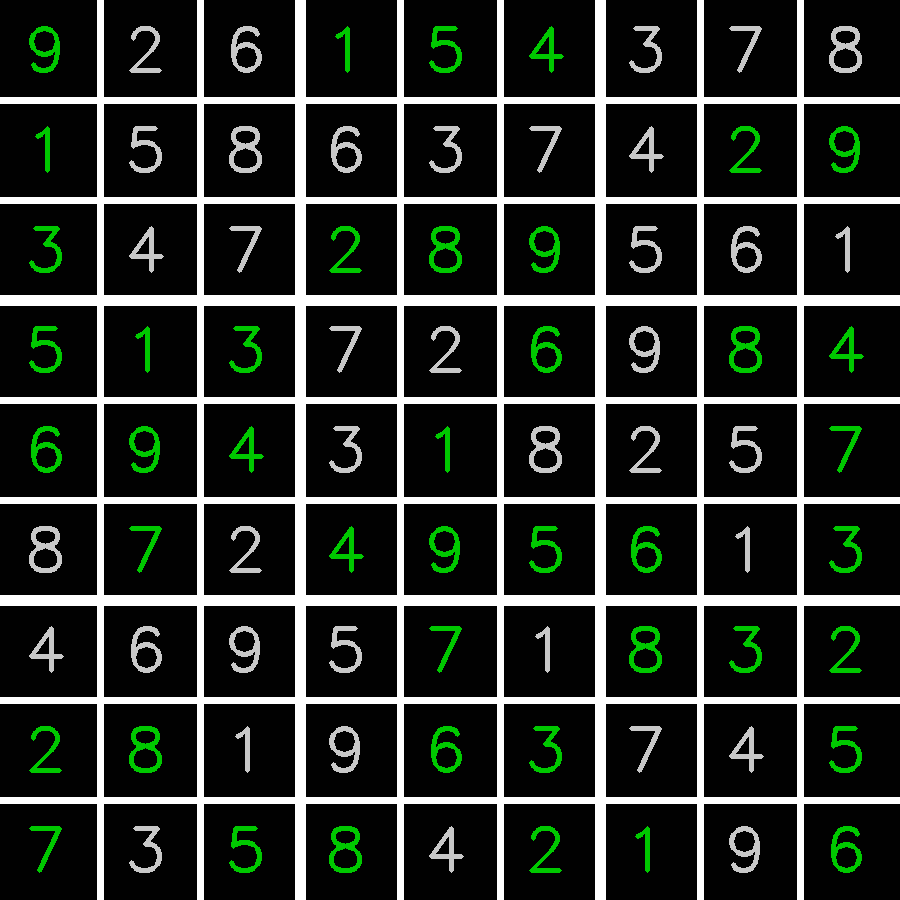
#> input picture Images/solved.png, 900 x 900 px, given in place of the camera
$ jupyter execute predict_final.ipynb
#> lines starting #> are read from the running program, lines starting #| are printed output that depends on the picture; after the words box and inside, x2 and y2 are one past the last pixel; in counts of white or black regions, pixels touching at a corner belong together
[cell 1]
import cv2
import numpy as np
import matplotlib.pyplot as plt
import os

import tensorflow as tf
from tensorflow.keras.preprocessing.image import img_to_array

[cell 2]
def getContours(img,original_img):

    contours,hierachy = cv2.findContours(img,cv2.RETR_EXTERNAL,cv2.CHAIN_APPROX_NONE)
    for cnt in contours:

        area = cv2.contourArea(cnt)

        if area > 100000:
            cv2.drawContours(original_img,cnt,-1,(0,255,0),2)
            #print(area)

            peri = cv2.arcLength(cnt,True)
            approx = cv2.approxPolyDP(cnt,0.02*peri,True)
            ax = approx.item(0)
            ay = approx.item(1)
            bx = approx.item(2)
            by = approx.item(3)
            cx = approx.item(4)
            cy = approx.item(5)
            dx = approx.item(6)
            dy = approx.item(7)

            width,height= 702, 702

            pts1 = np.float32([[bx,by],[ax,ay],[cx,cy],[dx,dy]])
            pts2 = np.float32([[0,0],[width,0],[0,height],[width,height]])

            matrix = cv2.getPerspectiveTransform(pts1,pts2)
            img_perspective = cv2.warpPerspective(original_img,matrix,(width,height))
            img_corners = cv2.cvtColor(img_perspective,cv2.COLOR_BGR2GRAY)

            # Turn into a binary image
            for x in range(0, 702):
                for y in range(0, 702):
                    if img_corners[x][y]<180:
                        img_corners[x][y]=0
                    else:
                        img_corners[x][y]=255

            cv2.imshow('Corners',img_corners)

            return img_corners
#             classify(img_corners)

[cell 3]
def classify(Img):

    crop_val = 10
    digit_list = []


    for i in range(0, 9):
        for j in range(0, 9):


            J = j+1
            I = i+1
            cell = Img[I*78 - 78 + crop_val : I*78 - crop_val , J*78 - 78 + crop_val : J*78 - crop_val]

            img_canny = cv2.Canny(cell, 50, 50)

            contours, hierachy = cv2.findContours(img_canny, cv2.RETR_EXTERNAL, cv2.CHAIN_APPROX_NONE)

            digit = 0
            prob = 1.0

            for cnt in contours:
                area = cv2.contourArea(cnt)

                if area > 0:

# [6 lines of commented-out code are left out]

                    image_rect = cv2.resize(cell, (100, 100))

                    image_num = img_to_array(image_rect)

                    image_num = np.array(image_num).reshape(-1, 100 , 100,1)
                    image_num = image_num.astype('float32')
                    image_num = image_num / 255.0

                    model = tf.keras.models.load_model('cnn_model2.keras')
                    prediction = model.predict(image_num)
                    prediction_probabilities = tf.nn.softmax(prediction).numpy()
                    digit = np.argmax(prediction_probabilities)
                    prob = np.amax(prediction_probabilities)

                    plt.imshow(image_rect, cmap='gray')
                    plt.show()
            print("Detected: ",digit)
            print("Probability: ",prob)

            digit_list.append(digit)

    #print(digit_list)
    return digit_list

[cell 4]
# [18 lines left out: function solve, not called in this run]

[cell 5]
# [21 lines left out: function is_valid, not called in this run]

[cell 6]
# [7 lines left out: function find_empty, not called in this run]

[cell 7]
# [30 lines left out: function save_sudoku, not called in this run]

[cell 8]
cap = cv2.VideoCapture(0)

cap.set(3, 640)
cap.set(3, 480)

[cell 9]
while True:
    success, img = cap.read()
#> img is the input picture: shape (900, 900, 3); mean B, G, R 40.6, 46.1, 40.6
    # Turning the original image to canny.
    imgGray = cv2.cvtColor(img, cv2.COLOR_BGR2GRAY)
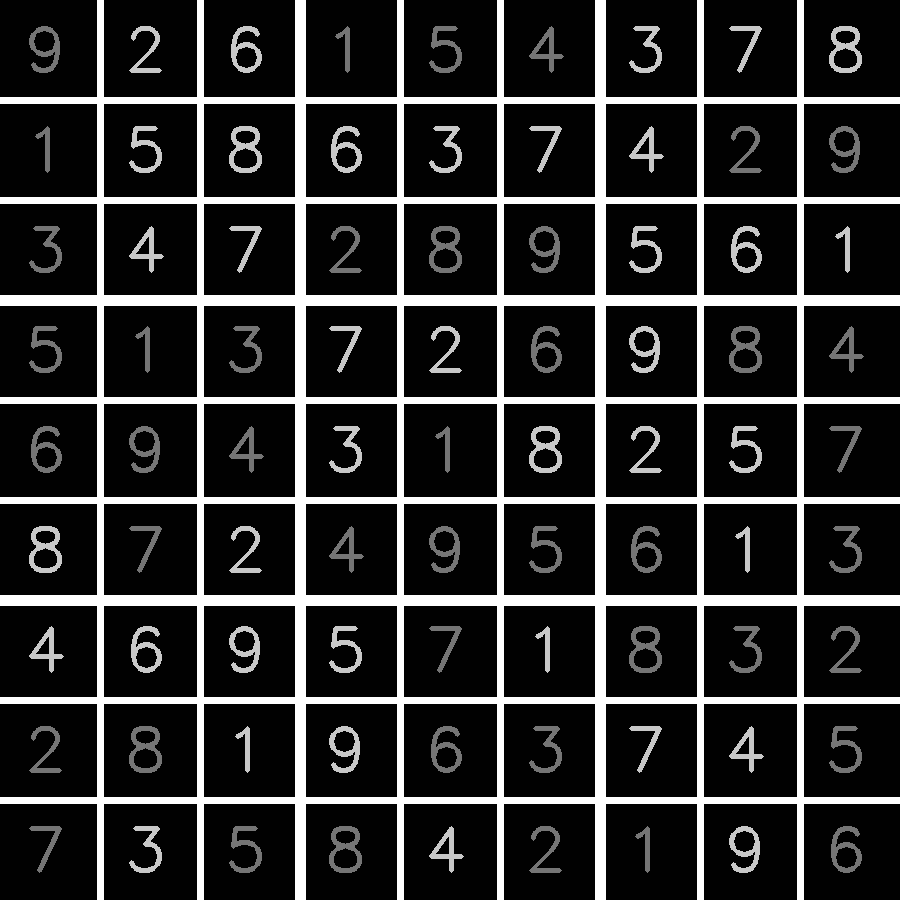
#> imgGray: shape (900, 900); min 1, max 255, mean 43.8
    imgBlur = cv2.GaussianBlur(imgGray,(5,5),3)
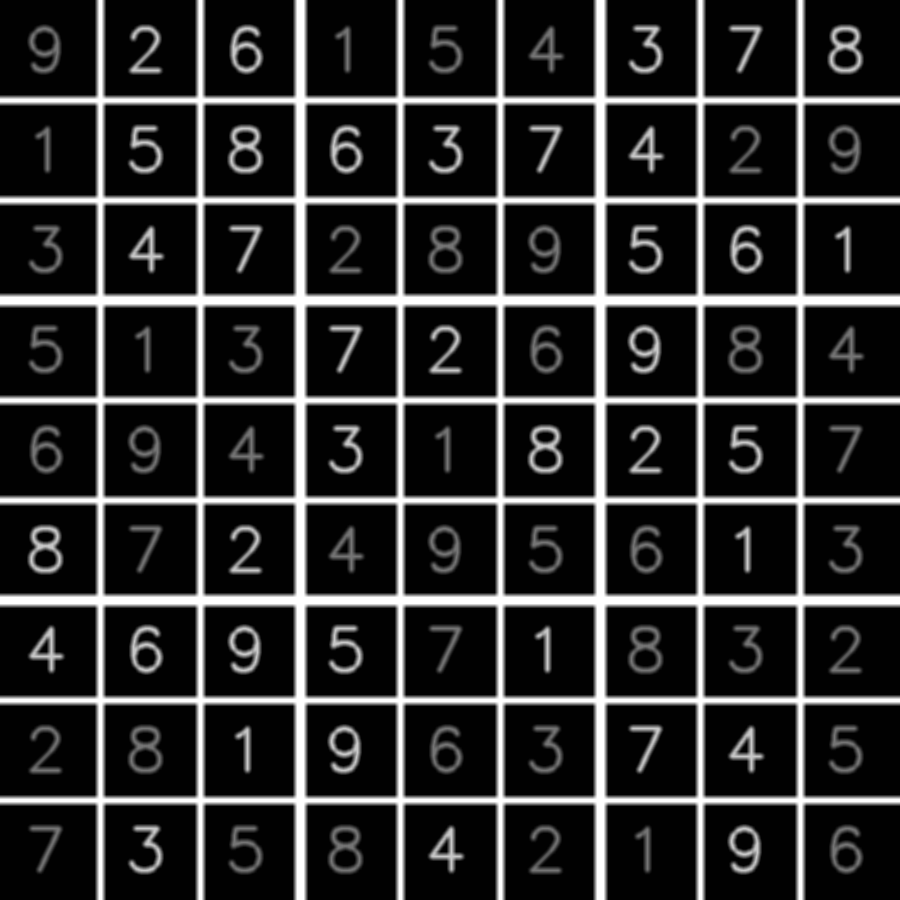
#> imgBlur: shape (900, 900); min 1, max 255, mean 43.8
    imgCanny = cv2.Canny(imgBlur,50,50)
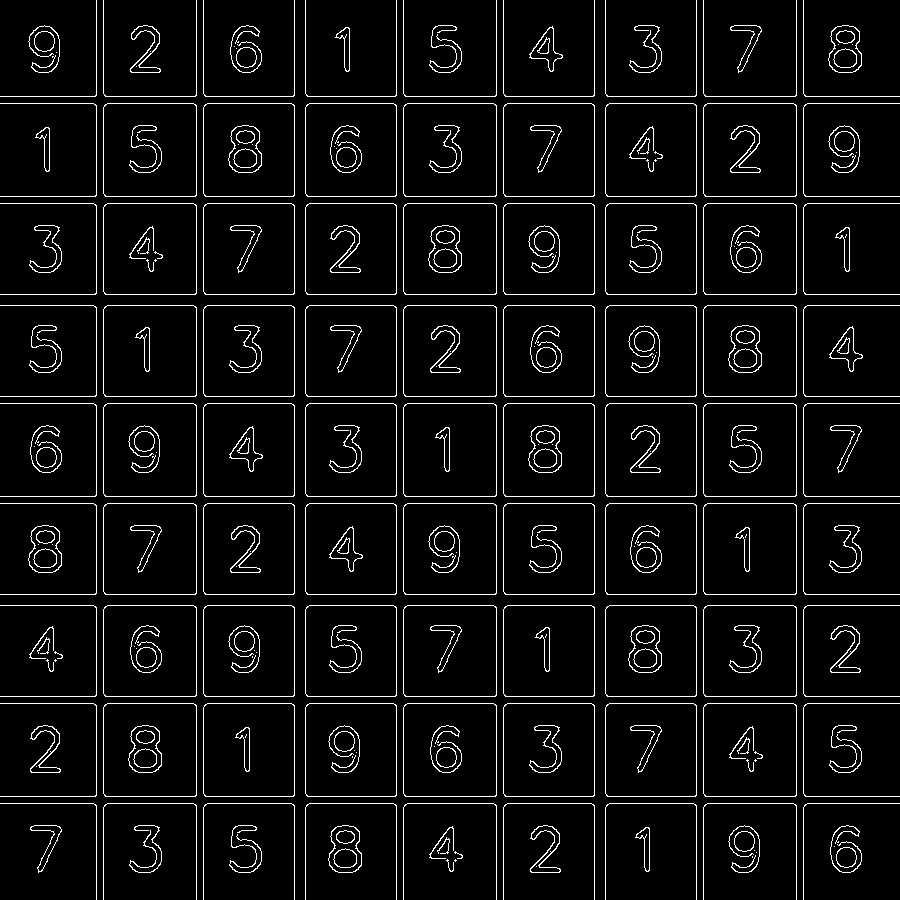
#> imgCanny: shape (900, 900); 5.5% white in thin lines or dots
    img_copy = img.copy()


    img_contours = img.copy()
    # Getting the countours
    img_contours_bin = getContours(imgCanny, img_copy)
#> in getContours, `contours,hierachy = cv2.findContours(img,cv2.RETR_EXTERNAL,cv2.CHAIN_A..`: contours = 136 contours, 49 with area under 20; largest, box (x1, y1, x2, y2) and area: (703, 703, 797, 797) 8636, (403, 703, 497, 797) 8636, (103, 703, 197, 797) 8636, (703, 403, 797, 497) 8636, (403, 403, 497, 497) 8636
#> the loop in getContours, `for cnt in contours: ` made 136 passes
#> area on passes 7, 10, 11, 12, 13, 14, 15, 16, 17, 18, 19, 29: 330, 331, 264.5, 22.5, 43, 37.5, 514.5, 1260, 42, 48, 381, 42
#> after the loop in classify, `for i in range(0, 9):`: digit_list = []
    try:

        sudoku = classify(img_contours_bin)
        print(sudoku)
        sudoku2d = []

        for i in range(0,9):
            sudoku2d.append([cell for cell in sudoku[i*9:(i+1)*9]])

        sudoku2d = np.array(sudoku2d)

        sudoku2d_unsolved = sudoku2d.copy()
        print(sudoku2d_unsolved)

        solve(sudoku2d)
        print(sudoku2d)

        save_sudoku(sudoku2d, sudoku2d_unsolved)

    except:
        pass

    cv2.imshow('Webcam',img_copy)


    #cv2.imshow('Webcam',img_contours)
    if cv2.waitKey(1) & 0xff == ord('q'):
#> (key q is pressed here)
        cap.release() #turn off cam
        cv2.destroyAllWindows()
        break


# for testing
# cap = cv2.VideoCapture(0)

# cap.set(3, 640)
# cap.set(3, 480)
